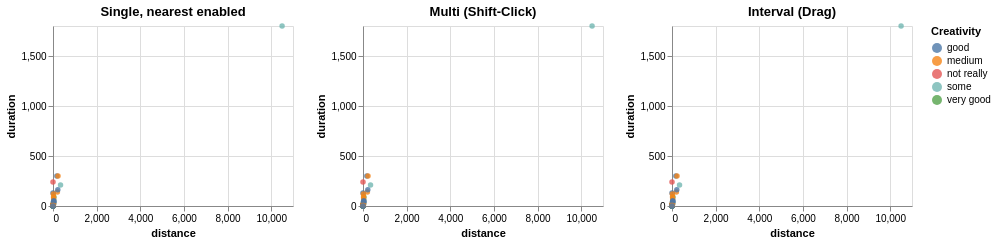

Notebook code cell kept with this figure:
### Markdown cell above
The first visualization (single) corresponds to the first example. The second visualization supports shift-click interaction to select multiple points. The third visualization (interval) creates a selection area when dragging with the mouse:

### Code cell
#since Altair 5 selection_single and selection_multi are depricated - selection_point() does multi
alt.hconcat(
  plot(alt.selection_point(toggle=False, nearest=True)).properties(title='Single, nearest enabled'),
  plot(alt.selection_point()).properties(title='Multi (Shift-Click)'),
  plot(alt.selection_interval()).properties(title='Interval (Drag)'),
)

### Figure 1 — Vega-Lite specification as saved in the notebook (floating-point values rounded to 4 significant figures)
{"config": {"view": {"continuousWidth": 300, "continuousHeight": 300}}, "hconcat": [{"mark": {"type": "circle"}, "encoding": {"color": {"condition": {"param": "param_3534a0b745c99a93", "field": "Creativity", "type": "nominal"}, "value": "grey"}, "opacity": {"condition": {"param": "param_3534a0b745c99a93", "value": 0.8}, "value": 0.1}, "x": {"field": "distance", "type": "quantitative"}, "y": {"field": "duration", "type": "quantitative"}}, "height": 180, "name": "view_2fc491fa653f9a87_0", "title": "Single, nearest enabled", "width": 240}, {"mark": {"type": "circle"}, "encoding": {"color": {"condition": {"param": "param_e4a496766298965a", "field": "Creativity", "type": "nominal"}, "value": "grey"}, "opacity": {"condition": {"param": "param_e4a496766298965a", "value": 0.8}, "value": 0.1}, "x": {"field": "distance", "type": "quantitative"}, "y": {"field": "duration", "type": "quantitative"}}, "height": 180, "name": "view_ef69ee9aed786afb_1", "title": "Multi (Shift-Click)", "width": 240}, {"mark": {"type": "circle"}, "encoding": {"color": {"condition": {"param": "param_54dd647193d9b3b3", "field": "Creativity", "type": "nominal"}, "value": "grey"}, "opacity": {"condition": {"param": "param_54dd647193d9b3b3", "value": 0.8}, "value": 0.1}, "x": {"field": "distance", "type": "quantitative"}, "y": {"field": "duration", "type": "quantitative"}}, "height": 180, "name": "view_76c6f669231c35f8_2", "title": "Interval (Drag)", "width": 240}], "data": {"name": "data-a45369142c787b9236d3a2d32d6d84b3"}, "params": [{"name": "param_3534a0b745c99a93", "select": {"type": "point", "nearest": true, "toggle": false}, "views": ["view_2fc491fa653f9a87_0"]}, {"name": "param_e4a496766298965a", "select": {"type": "point"}, "views": ["view_ef69ee9aed786afb_1"]}, {"name": "param_54dd647193d9b3b3", "select": {"type": "interval"}, "views": ["view_76c6f669231c35f8_2"]}], "$schema": "https://vega.github.io/schema/vega-lite/v6.4.1.json", "datasets": {"data-a45369142c787b9236d3a2d32d6d84b3": [{"age": 20, "distance": 11.0, "transportation": "Car", "duration": 11.0, "creative skills": 4, "languages": "German; English; Romanian; Italian", "hobbies": "Drawing", "distance_cat": "medium", "Creativity": "good", "speed": 60.0}, {"age": 21, "distance": 200.0, "transportation": "Car", "duration": 140.0, "creative skills": 3, "languages": "German; English; Polish", "hobbies": "work out", "distance_cat": "far far away", "Creativity": "medium", "speed": 85.71}, {"age": 23, "distance": 30.0, "transportation": "Mix", "duration": 40.0, "creative skills": 4, "languages": "German; English; vietnamese", "hobbies": "crochet; gaming; sewing; reading; doom scrolling", "distance_cat": "far", "Creativity": "good", "speed": 45.0}, {"age": 19, "distance": 178.0, "transportation": "Train", "duration": 300.0, "creative skills": 4, "languages": "Deutsch; Englisch; Spanisch", "hobbies": "Geschichte lernen", "distance_cat": "far far away", "Creativity": "good", "speed": 35.6}, {"age": 19, "distance": 0.1, "transportation": "Mix", "duration": 130.0, "creative skills": 4, "languages": "German; Italian; English", "hobbies": "listening to music", "distance_cat": "near", "Creativity": "good", "speed": 0.0}, {"age": 20, "distance": 0.3, "transportation": "Walk", "duration": 1.0, "creative skills": 4, "languages": "German;English", "hobbies": "video games", "distance_cat": "near", "Creativity": "good", "speed": 18.0}, {"age": 18, "distance": 30.0, "transportation": "Car", "duration": 30.0, "creative skills": 4, "languages": "Deutsch; Englisch", "hobbies": "Lesen", "distance_cat": "far", "Creativity": "good", "speed": 60.0}, {"age": 19, "distance": 10500.0, "transportation": "Mix", "duration": 1800.0, "creative skills": 2, "languages": "Spanish; German; English", "hobbies": "sleeping; watching series", "distance_cat": "far far away", "Creativity": "some", "speed": 350.0}, {"age": 20, "distance": 0.55, "transportation": "Mix", "duration": 7.0, "creative skills": 4, "languages": "German; English; Programming Languages", "hobbies": "Dancing", "distance_cat": "near", "Creativity": "good", "speed": 4.714}, {"age": 20, "distance": 345.0, "transportation": "Car", "duration": 210.0, "creative skills": 2, "languages": "German; English", "hobbies": "Dancing", "distance_cat": "far far away", "Creativity": "some", "speed": 98.57}, {"age": 33, "distance": 221.0, "transportation": "Car", "duration": 162.0, "creative skills": 4, "languages": "German; English; Japanese", "hobbies": "Beeing Creative!", "distance_cat": "far far away", "Creativity": "good", "speed": 81.85}, {"age": 21, "distance": 0.1, "transportation": "Walk", "duration": 0.1, "creative skills": 4, "languages": "English; German; Romanian; Klingon", "hobbies": "Spaceships", "distance_cat": "near", "Creativity": "good", "speed": null}, {"age": 20, "distance": 1.0, "transportation": "Walk", "duration": 10.0, "creative skills": 4, "languages": "German;English", "hobbies": "cooking", "distance_cat": "near", "Creativity": "good", "speed": 6.0}, {"age": 21, "distance": 1.0, "transportation": "Walk", "duration": 5.0, "creative skills": 4, "languages": "latin; English; German", "hobbies": "uni work", "distance_cat": "near", "Creativity": "good", "speed": 12.0}, {"age": 23, "distance": 0.1, "transportation": "Walk", "duration": 2.0, "creative skills": 4, "languages": "English, Polish, Spanish", "hobbies": "swimming ", "distance_cat": "near", "Creativity": "good", "speed": 0.0}, {"age": 22, "distance": 0.2, "transportation": "Walk", "duration": 5.0, "creative skills": 2, "languages": "Arabic, English", "hobbies": "Playing volleyball ", "distance_cat": "near", "Creativity": "some", "speed": 2.4}, {"age": 20, "distance": 1.0, "transportation": "Walk", "duration": 3.0, "creative skills": 1, "languages": "German, English", "hobbies": "Reading ", "distance_cat": "near", "Creativity": "not really", "speed": 20.0}, {"age": 19, "distance": 0.1, "transportation": "Walk", "duration": 2.0, "creative skills": 3, "languages": "Russian, Uzbek, German, Turkish, English", "hobbies": "Sleeping", "distance_cat": "near", "Creativity": "medium", "speed": 0.0}, {"age": 21, "distance": 0.1, "transportation": "Walk", "duration": 1.0, "creative skills": 5, "languages": "English, Farzi, Russian", "hobbies": "Swimming ", "distance_cat": "near", "Creativity": "very good", "speed": 0.0}, {"age": 20, "distance": 25.0, "transportation": "Car", "duration": 18.0, "creative skills": 3, "languages": "English, German, Hungarian", "hobbies": "Video games", "distance_cat": "far", "Creativity": "medium", "speed": 83.33}, {"age": 19, "distance": 0.1, "transportation": "Walk", "duration": 3.0, "creative skills": 3, "languages": "English, Romanian, Russian", "hobbies": "Driving car", "distance_cat": "near", "Creativity": "medium", "speed": 0.0}, {"age": 17, "distance": 0.1, "transportation": "Walk", "duration": 2.0, "creative skills": 5, "languages": "English, Russian, Latvian b2, German a2-b1", "hobbies": "Drawing, cosplay, crocheting, coming up with stories, walking, listening to my favourite podcast", "distance_cat": "near", "Creativity": "very good", "speed": 0.0}, {"age": 20, "distance": 1.0, "transportation": "Walk", "duration": 4.0, "creative skills": 4, "languages": "German, English", "hobbies": "Gym, Volleyball, Gaming", "distance_cat": "near", "Creativity": "good", "speed": 15.0}, {"age": 21, "distance": 0.35, "transportation": "Walk", "duration": 3.0, "creative skills": 2, "languages": "German, English", "hobbies": "reading", "distance_cat": "near", "Creativity": "some", "speed": 7.0}, {"age": 20, "distance": 0.2, "transportation": "Bus", "duration": 240.0, "creative skills": 1, "languages": "German, English", "hobbies": "horse riding, riding motorbike, gaming, sleeping", "distance_cat": "near", "Creativity": "not really", "speed": 0.05}, {"age": 20, "distance": 0.1, "transportation": "Walk", "duration": 0.3, "creative skills": 3, "languages": "Albanian , English, German", "hobbies": "Basketball ", "distance_cat": "near", "Creativity": "medium", "speed": 2.0}, {"age": 19, "distance": 1.0, "transportation": "Walk", "duration": 5.0, "creative skills": 3, "languages": "German, English", "hobbies": "Reading", "distance_cat": "near", "Creativity": "medium", "speed": 12.0}, {"age": 19, "distance": 0.1, "transportation": "Walk", "duration": 0.5, "creative skills": 4, "languages": "Russian, Finnish, English, German", "hobbies": "Ice skating ", "distance_cat": "near", "Creativity": "good", "speed": 12.0}, {"age": 21, "distance": 42.0, "transportation": "Mix", "duration": 90.0, "creative skills": 5, "languages": "German, English, turkish, Spanish", "hobbies": "Playing Video Games", "distance_cat": "far", "Creativity": "very good", "speed": 28.0}, {"age": 22, "distance": 0.1, "transportation": "Walk", "duration": 1.0, "creative skills": 2, "languages": "German, English", "hobbies": "Cooking ", "distance_cat": "near", "Creativity": "some", "speed": 0.0}, {"age": 20, "distance": 1.0, "transportation": "Walk", "duration": 10.0, "creative skills": 1, "languages": "German, English", "hobbies": "Programming, Gaming, Running", "distance_cat": "near", "Creativity": "not really", "speed": 6.0}, {"age": 23, "distance": 20.0, "transportation": "Bus", "duration": 30.0, "creative skills": 5, "languages": "German, English, Spanish", "hobbies": "Skiing ⛷️ ", "distance_cat": "medium", "Creativity": "very good", "speed": 40.0}, {"age": 19, "distance": 0.1, "transportation": "Walk", "duration": 2.0, "creative skills": 5, "languages": "German, English, Spanish, Italian", "hobbies": "Reading", "distance_cat": "near", "Creativity": "very good", "speed": 0.0}, {"age": 18, "distance": 23.0, "transportation": "Car", "duration": 20.0, "creative skills": 2, "languages": "English, Latin, German", "hobbies": "Gaming", "distance_cat": "far", "Creativity": "some", "speed": 69.0}, {"age": 20, "distance": 0.3, "transportation": "Car", "duration": 4.0, "creative skills": 5, "languages": "German, English", "hobbies": "gaming, anime", "distance_cat": "near", "Creativity": "very good", "speed": 4.5}, {"age": 19, "distance": 229.0, "transportation": "Train", "duration": 300.0, "creative skills": 3, "languages": "German, English, French, Tagalog, Russian", "hobbies": "Chess", "distance_cat": "far far away", "Creativity": "medium", "speed": 45.8}, {"age": 33, "distance": 17.0, "transportation": "Bus", "duration": 120.0, "creative skills": 3, "languages": "Urdu, Punjabi, Hindi, Arabic, English, Kashmiri", "hobbies": "Listen Music ", "distance_cat": "medium", "Creativity": "medium", "speed": 8.5}, {"age": 28, "distance": 17.0, "transportation": "Mix", "duration": 30.0, "creative skills": 3, "languages": "English, Hausa, pidgin English,", "hobbies": "football, watching football, movies and playing football", "distance_cat": "medium", "Creativity": "medium", "speed": 34.0}, {"age": 21, "distance": 25.0, "transportation": "Mix", "duration": 90.0, "creative skills": 3, "languages": "Kurdish, Persian, English", "hobbies": "Reading", "distance_cat": "far", "Creativity": "medium", "speed": 16.67}, {"age": 18, "distance": 20.0, "transportation": "Mix", "duration": 40.0, "creative skills": 4, "languages": "German, English, Sinhala", "hobbies": "Photography", "distance_cat": "medium", "Creativity": "good", "speed": 30.0}, {"age": 19, "distance": 0.1, "transportation": "Walk", "duration": 2.0, "creative skills": 4, "languages": "Hungarian, English, German", "hobbies": "cycling", "distance_cat": "near", "Creativity": "good", "speed": 0.0}, {"age": 24, "distance": 2.0, "transportation": "Bus", "duration": 6.0, "creative skills": 4, "languages": "English, Hindi, German", "hobbies": "Video Games", "distance_cat": "near", "Creativity": "good", "speed": 20.0}, {"age": 19, "distance": 0.1, "transportation": "Walk", "duration": 2.0, "creative skills": 3, "languages": "English, German", "hobbies": "Volleyball", "distance_cat": "near", "Creativity": "medium", "speed": 0.0}, {"age": 19, "distance": 0.1, "transportation": "On Walk", "duration": 0.1, "creative skills": 3, "languages": "English, Lithuanian, Russian, German", "hobbies": "Reading", "distance_cat": "near", "Creativity": "medium", "speed": null}, {"age": 23, "distance": 31.1, "transportation": "Mix", "duration": 70.0, "creative skills": 3, "languages": "English, German, Yoruba, French", "hobbies": "Baking", "distance_cat": "far", "Creativity": "medium", "speed": 26.66}, {"age": 20, "distance": 0.1, "transportation": "Walk", "duration": 1.0, "creative skills": 2, "languages": "German, English, bit of Spanish", "hobbies": "Skiing", "distance_cat": "near", "Creativity": "some", "speed": 0.0}, {"age": 18, "distance": 0.2, "transportation": "Walk", "duration": 0.1, "creative skills": 2, "languages": "German, English, Spanish, Catalan", "hobbies": "Traveling", "distance_cat": "near", "Creativity": "some", "speed": null}, {"age": 20, "distance": 3.0, "transportation": "Car", "duration": 3.0, "creative skills": 3, "languages": "German, English", "hobbies": "Darts", "distance_cat": "near", "Creativity": "medium", "speed": 60.0}, {"age": 20, "distance": 4.0, "transportation": "Car", "duration": 5.0, "creative skills": 3, "languages": "German, English", "hobbies": "reading", "distance_cat": "near", "Creativity": "medium", "speed": 48.0}, {"age": 21, "distance": 4.0, "transportation": "Car", "duration": 5.0, "creative skills": 2, "languages": "German, English", "hobbies": "gym", "distance_cat": "near", "Creativity": "some", "speed": 48.0}, {"age": 19, "distance": 0.1, "transportation": "Walk", "duration": 1.0, "creative skills": 5, "languages": "English, Hindi, Urdu, Bengali", "hobbies": "Vibecoding stuff", "distance_cat": "near", "Creativity": "very good", "speed": 0.0}, {"age": 18, "distance": 1.0, "transportation": "Walk", "duration": 5.0, "creative skills": 3, "languages": "English, georgian", "hobbies": "reading", "distance_cat": "near", "Creativity": "medium", "speed": 12.0}, {"age": 20, "distance": 0.2, "transportation": "Walk", "duration": 4.0, "creative skills": 3, "languages": "English", "hobbies": "Table Tennis", "distance_cat": "near", "Creativity": "medium", "speed": 3.0}, {"age": 21, "distance": 0.1, "transportation": "Walk", "duration": 3.0, "creative skills": 4, "languages": "English, Turkish", "hobbies": "Photography", "distance_cat": "near", "Creativity": "good", "speed": 2.0}, {"age": 22, "distance": 45.0, "transportation": "Car", "duration": 50.0, "creative skills": 4, "languages": "English,German,Arabic", "hobbies": "Swimming,Biking,Bouldering,Dancing", "distance_cat": "far", "Creativity": "good", "speed": 54.0}, {"age": 20, "distance": 7.0, "transportation": "Car", "duration": 10.0, "creative skills": 3, "languages": "German, English", "hobbies": "Art", "distance_cat": "near", "Creativity": "medium", "speed": 42.0}, {"age": 19, "distance": 0.1, "transportation": "On Walk", "duration": 1.0, "creative skills": 5, "languages": "Serbian, English, Croatian, Bosnian, Montenegro, Macedonian", "hobbies": "Gaming", "distance_cat": "near", "Creativity": "very good", "speed": 3.0}, {"age": 21, "distance": 0.1, "transportation": "Walk", "duration": 5.0, "creative skills": 3, "languages": "English, Bulgarian, German", "hobbies": "Movies", "distance_cat": "near", "Creativity": "medium", "speed": 1.2}, {"age": 18, "distance": 0.1, "transportation": "Walk", "duration": 0.1, "creative skills": 5, "languages": "Englishfluent, Hindimother tongue, Germanlearning B1 level", "hobbies": "Football, Reading", "distance_cat": "near", "Creativity": "very good", "speed": null}, {"age": 24, "distance": 0.1, "transportation": "Walk", "duration": 0.1, "creative skills": 4, "languages": "Russian,English,Turkish,Azerbaijani,German", "hobbies": "Reading Manga", "distance_cat": "near", "Creativity": "good", "speed": null}, {"age": 20, "distance": 0.4, "transportation": "Walk", "duration": 10.0, "creative skills": 3, "languages": "German, English", "hobbies": "volleyball", "distance_cat": "near", "Creativity": "medium", "speed": 2.4}, {"age": 20, "distance": 30.0, "transportation": "Bus", "duration": 50.0, "creative skills": 4, "languages": "Englisch,  Spanish", "hobbies": "Videogames", "distance_cat": "far", "Creativity": "good", "speed": 36.0}, {"age": 20, "distance": 0.1, "transportation": "Walk", "duration": 5.0, "creative skills": 4, "languages": "Albanian, English", "hobbies": "playing the violin", "distance_cat": "near", "Creativity": "good", "speed": 1.2}, {"age": 19, "distance": 0.1, "transportation": "Walk", "duration": 3.0, "creative skills": 4, "languages": "Serbian, English, a little German", "hobbies": "painting", "distance_cat": "near", "Creativity": "good", "speed": 0.2}, {"age": 21, "distance": 3.0, "transportation": "Car", "duration": 5.0, "creative skills": 3, "languages": "German,English", "hobbies": "working out", "distance_cat": "near", "Creativity": "medium", "speed": 36.0}, {"age": 19, "distance": 0.1, "transportation": "Walk", "duration": 1.0, "creative skills": 4, "languages": "Serbian, Croatian, Bosnian, Montenegrin, English and a little bit of German", "hobbies": "football", "distance_cat": "near", "Creativity": "good", "speed": 3.0}]}}
